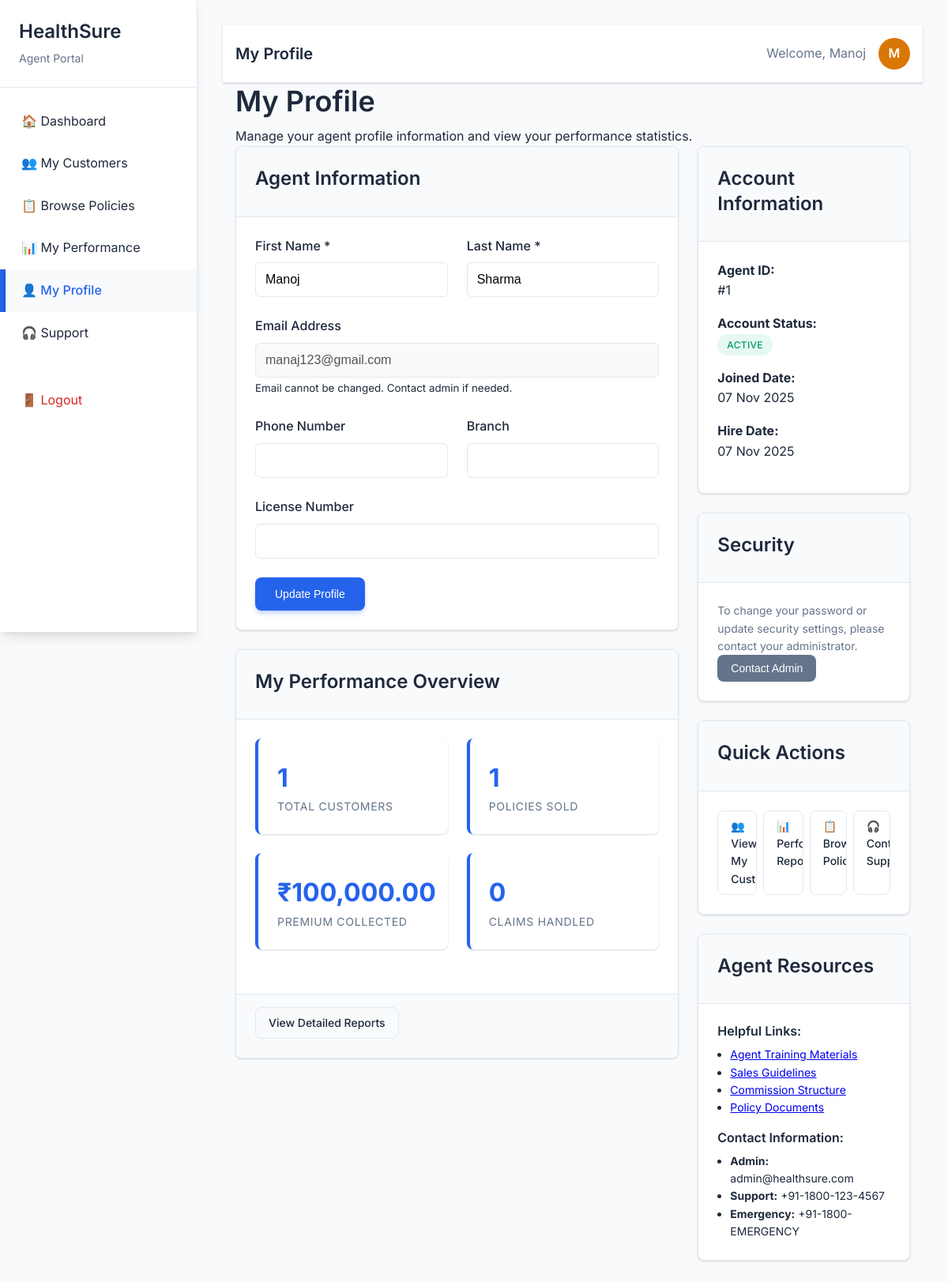
The app's page /HealthSure/agent/profile.php (signed in) with its own data.
### tables this page shows
CREATE TABLE `agents` (
  `agent_id` int(11) NOT NULL,
  `user_id` int(11) DEFAULT NULL,
  `first_name` varchar(100) NOT NULL,
  `last_name` varchar(100) NOT NULL,
  `phone` varchar(15) DEFAULT NULL,
  `branch` varchar(100) DEFAULT NULL,
  `license_number` varchar(50) DEFAULT NULL,
  `hire_date` date DEFAULT NULL,
  `created_at` timestamp NOT NULL DEFAULT current_timestamp()
);

CREATE TABLE `users` (
  `user_id` int(11) NOT NULL,
  `email` varchar(255) NOT NULL,
  `password_hash` varchar(255) NOT NULL,
  `role` enum('admin','agent','customer') NOT NULL,
  `status` enum('active','blocked') DEFAULT 'active',
  `created_at` timestamp NOT NULL DEFAULT current_timestamp(),
  `updated_at` timestamp NOT NULL DEFAULT current_timestamp() ON UPDATE current_timestamp()
);

### HealthSure/includes/functions.php (called while the page is built, shortened)
<?php
function format_currency($amount) {
    return '₹' . number_format($amount, 2);
}
function format_date($date) {
    return date('d M Y', strtotime($date));
}
function get_agent_info($user_id, $conn) {
    $stmt = $conn->prepare("SELECT a.*, u.email FROM agents a
                           JOIN users u ON a.user_id = u.user_id
                           WHERE a.user_id = ?");
    $stmt->execute([$user_id]);
    return $stmt->fetch(PDO::FETCH_ASSOC);
}
?>

### HealthSure/agent/profile.php (the view, shortened to what this page needs)
<?php
require_once '../config/database.php';
require_once '../includes/functions.php';
$agent_info = get_agent_info($_SESSION['user_id'], $conn);
try {
    $stmt = $conn->prepare("SELECT
                           COUNT(DISTINCT c.customer_id) as total_customers,
                           COUNT(DISTINCT ph.holder_id) as total_policies,
                           COALESCE(SUM(py.amount), 0) as total_premiums,
                           COUNT(DISTINCT cl.claim_id) as total_claims
                           FROM customers c
                           LEFT JOIN policy_holders ph ON c.customer_id = ph.customer_id
                           LEFT JOIN payments py ON ph.holder_id = py.holder_id AND py.payment_type = 'premium'
                           LEFT JOIN claims cl ON ph.holder_id = cl.holder_id
                           WHERE c.agent_id = ?");
    $stmt->execute([$agent_info['agent_id']]);
    $performance_stats = $stmt->fetch(PDO::FETCH_ASSOC);
} catch (PDOException $e) {
    $performance_stats = ['total_customers' => 0, 'total_policies' => 0, 'total_premiums' => 0, 'total_claims' => 0];
}
?>
<!DOCTYPE html>
<html lang="en">
<head>
    <link rel="stylesheet" href="../assets/css/style.css">
    <link rel="stylesheet" href="../assets/css/animations.css">
</head>
<body>
    <?php include 'includes/sidebar.php'; ?>
    <div class="main-content">
        <?php include 'includes/header.php'; ?>
        <div class="container">
            <h1>My Profile</h1>
            <p class="text-light">Manage your agent profile information and view your performance statistics.</p>
            <div class="row">
                <div class="col-8">
                    <div class="card">
                        <div class="card-header">
                            <h3>Agent Information</h3>
                        </div>
                        <div class="card-body">
                            <form method="POST" action="">
                                <div class="row">
                                    <div class="col-6">
                                        <div class="form-group">
                                            <label for="first_name" class="form-label">First Name *</label>
                                            <input type="text" id="first_name" name="first_name" class="form-control"
                                                   value="<?php echo htmlspecialchars($agent_info['first_name']); ?>" required>
                                        </div>
                                    </div>
                                    <div class="col-6">
                                        <div class="form-group">
                                            <label for="last_name" class="form-label">Last Name *</label>
                                            <input type="text" id="last_name" name="last_name" class="form-control"
                                                   value="<?php echo htmlspecialchars($agent_info['last_name']); ?>" required>
                                        </div>
                                    </div>
                                </div>
                                <div class="form-group">
                                    <label for="email" class="form-label">Email Address</label>
                                    <input type="email" id="email" class="form-control"
                                           value="<?php echo htmlspecialchars($agent_info['email']); ?>" disabled>
                                    <small class="text-light">Email cannot be changed. Contact admin if needed.</small>
                                </div>
                                <div class="row">
                                    <div class="col-6">
                                        <div class="form-group">
                                            <label for="phone" class="form-label">Phone Number</label>
                                            <input type="tel" id="phone" name="phone" class="form-control"
                                                   value="<?php echo htmlspecialchars($agent_info['phone'] ?? ''); ?>">
                                        </div>
                                    </div>
                                    <div class="col-6">
                                        <div class="form-group">
                                            <label for="branch" class="form-label">Branch</label>
                                            <input type="text" id="branch" name="branch" class="form-control"
                                                   value="<?php echo htmlspecialchars($agent_info['branch'] ?? ''); ?>">
                                        </div>
                                    </div>
                                </div>
                                <div class="form-group">
                                    <label for="license_number" class="form-label">License Number</label>
                                    <input type="text" id="license_number" name="license_number" class="form-control"
                                           value="<?php echo htmlspecialchars($agent_info['license_number'] ?? ''); ?>">
                                </div>
                                <button type="submit" class="btn btn-primary">Update Profile</button>
                            </form>
                        </div>
                    </div>
                    <div class="card">
                        <div class="card-header">
                            <h3>My Performance Overview</h3>
                        </div>
                        <div class="card-body">
                            <div class="stats-grid">
                                <div class="stat-card">
                                    <div class="stat-number"><?php echo $performance_stats['total_customers']; ?></div>
                                    <div class="stat-label">Total Customers</div>
                                </div>
                                <div class="stat-card">
                                    <div class="stat-number"><?php echo $performance_stats['total_policies']; ?></div>
                                    <div class="stat-label">Policies Sold</div>
                                </div>
                                <div class="stat-card">
                                    <div class="stat-number"><?php echo format_currency($performance_stats['total_premiums']); ?></div>
                                    <div class="stat-label">Premium Collected</div>
                                </div>
                                <div class="stat-card">
                                    <div class="stat-number"><?php echo $performance_stats['total_claims']; ?></div>
                                    <div class="stat-label">Claims Handled</div>
                                </div>
                            </div>
                        </div>
                        <div class="card-footer">
                            <a href="reports.php" class="btn btn-outline btn-sm">View Detailed Reports</a>
                        </div>
                    </div>
                </div>
                <div class="col-4">
                    <div class="card">
                        <div class="card-header">
                            <h3>Account Information</h3>
                        </div>
                        <div class="card-body">
                            <div class="mb-3">
                                <strong>Agent ID:</strong><br>
                                #<?php echo $agent_info['agent_id']; ?>
                            </div>
                            <div class="mb-3">
                                <strong>Account Status:</strong><br>
                                <span class="badge badge-success">Active</span>
                            </div>
                            <div class="mb-3">
                                <strong>Joined Date:</strong><br>
                                <?php echo format_date($agent_info['created_at']); ?>
                            </div>
                            <?php if ($agent_info['hire_date']): ?>
                                <div class="mb-3">
                                    <strong>Hire Date:</strong><br>
                                    <?php echo format_date($agent_info['hire_date']); ?>
                                </div>
                            <?php endif; ?>
                        </div>
                    </div>
                    <div class="card mt-4">
                        <div class="card-header">
                            <h3>Security</h3>
                        </div>
                        <div class="card-body">
                            <p style="font-size: 0.875rem; color: var(--text-light);">
                                To change your password or update security settings, please contact your administrator.
                            </p>
                            <button class="btn btn-secondary btn-sm" onclick="alert('Contact Admin: admin@healthsure.com')">
                                Contact Admin
                            </button>
                        </div>
                    </div>
                    <div class="card mt-4">
                        <div class="card-header">
                            <h3>Quick Actions</h3>
                        </div>
                        <div class="card-body">
                            <div class="d-flex flex-column" style="gap: 0.5rem;">
                                <a href="customers.php" class="btn btn-outline btn-sm">👥 View My Customers</a>
                                <a href="reports.php" class="btn btn-outline btn-sm">📊 Performance Reports</a>
                                <a href="../customer/browse-policies.php" class="btn btn-outline btn-sm">📋 Browse Policies</a>
                                <a href="support.php" class="btn btn-outline btn-sm">🎧 Contact Support</a>
                            </div>
                        </div>
                    </div>
                    <div class="card mt-4">
                        <div class="card-header">
                            <h3>Agent Resources</h3>
                        </div>
                        <div class="card-body">
                            <h6>Helpful Links:</h6>
                            <ul style="font-size: 0.875rem; padding-left: 1rem;">
                                <li><a href="#" onclick="alert('Feature coming soon!')">Agent Training Materials</a></li>
                                <li><a href="#" onclick="alert('Feature coming soon!')">Sales Guidelines</a></li>
                                <li><a href="#" onclick="alert('Feature coming soon!')">Commission Structure</a></li>
                                <li><a href="#" onclick="alert('Feature coming soon!')">Policy Documents</a></li>
                            </ul>
                            <h6 class="mt-3">Contact Information:</h6>
                            <ul style="font-size: 0.875rem; padding-left: 1rem;">
                                <li><strong>Admin:</strong> admin@healthsure.com</li>
                                <li><strong>Support:</strong> +91-1800-123-4567</li>
                                <li><strong>Emergency:</strong> +91-1800-EMERGENCY</li>
                            </ul>
                        </div>
                    </div>
                </div>
            </div>
        </div>
    </div>
</body>
</html>

### HealthSure/agent/includes/header.php
<?php
$agent_info = get_agent_info($_SESSION['user_id'], $conn);
?>
<div class="navbar">
    <div class="container d-flex justify-content-between align-items-center">
        <div>
            <h4 style="margin: 0; color: var(--text-dark);">
                <?php
                $page_titles = [
                    'dashboard.php' => 'Dashboard',
                    'customers.php' => 'My Customers',
                    'reports.php' => 'Performance Reports',
                    'profile.php' => 'My Profile',
                    'support.php' => 'Support'
                ];
                echo $page_titles[basename($_SERVER['PHP_SELF'])] ?? 'Agent Portal';
                ?>
            </h4>
        </div>
        <div class="d-flex align-items-center" style="gap: 1rem;">
            <span style="color: var(--text-light);">Welcome, <?php echo htmlspecialchars($agent_info['first_name']); ?></span>
            <div style="width: 40px; height: 40px; background: var(--warning-color); border-radius: 50%; display: flex; align-items: center; justify-content: center; color: white; font-weight: 600;">
                <?php echo strtoupper(substr($agent_info['first_name'], 0, 1)); ?>
            </div>
        </div>
    </div>
</div>

### HealthSure/assets/css/animations.css (style rules this page uses)
.main-content { animation: fadeInUp 0.6s ease-out; }
.card { animation: fadeInUp 0.4s ease-out; animation-fill-mode: both; }
.card:nth-child(1) { animation-delay: 0.1s; }
.card:nth-child(2) { animation-delay: 0.2s; }
.card:nth-child(3) { animation-delay: 0.3s; }
.card:nth-child(4) { animation-delay: 0.4s; }
.stat-card { animation: fadeInUp 0.5s ease-out; animation-fill-mode: both; }
.stat-card:nth-child(1) { animation-delay: 0.1s; }
.stat-card:nth-child(2) { animation-delay: 0.2s; }
.stat-card:nth-child(3) { animation-delay: 0.3s; }
.stat-card:nth-child(4) { animation-delay: 0.4s; }
.btn { position: relative; overflow: hidden; }
.btn::after { content: ''; position: absolute; top: 50%; left: 50%; width: 0; height: 0; border-radius: 50%; background: rgba(255, 255, 255, 0.3); transform: translate(-50%, -50%); transition: width 0.6s, height 0.6s; }
.badge { animation: fadeInScale 0.4s ease-out; }
.page-transition { opacity: 0; transform: translateY(20px); transition: all 0.3s ease-out; }
.page-transition.loaded { opacity: 1; transform: translateY(0); }
html { scroll-behavior: smooth; }

### records on screen
agents: first_name "Manoj", first_name "M", last_name "Sharma", user.email "manaj123@gmail.com", agent_id "1", created_at "07 Nov 2025", hire_date "07 Nov 2025"

### other values on screen
$page_titles[basename($_SERVER['PHP_SELF'])] "My Profile"
$performance_stats['total_customers'] "1"
$performance_stats['total_policies'] "1"
format_currency($performance_stats['total_premiums']) "₹100,000.00"
$performance_stats['total_claims'] "0"
